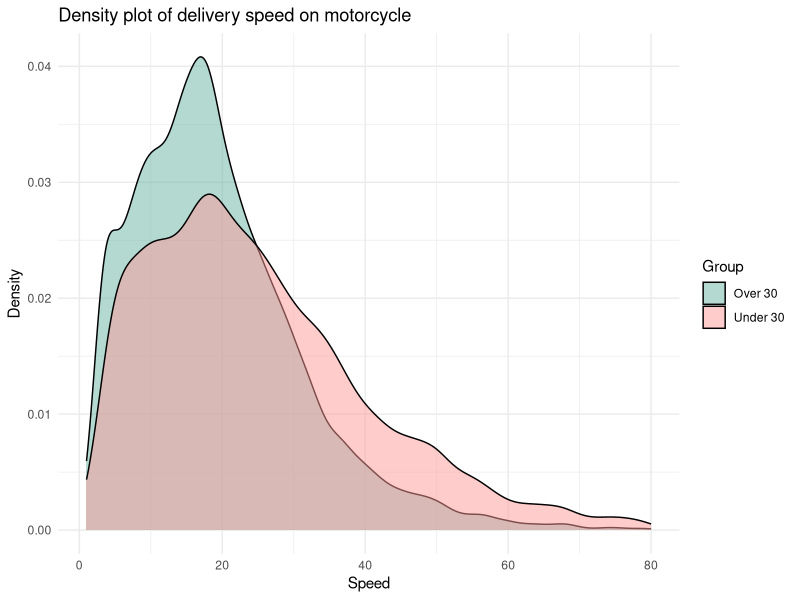
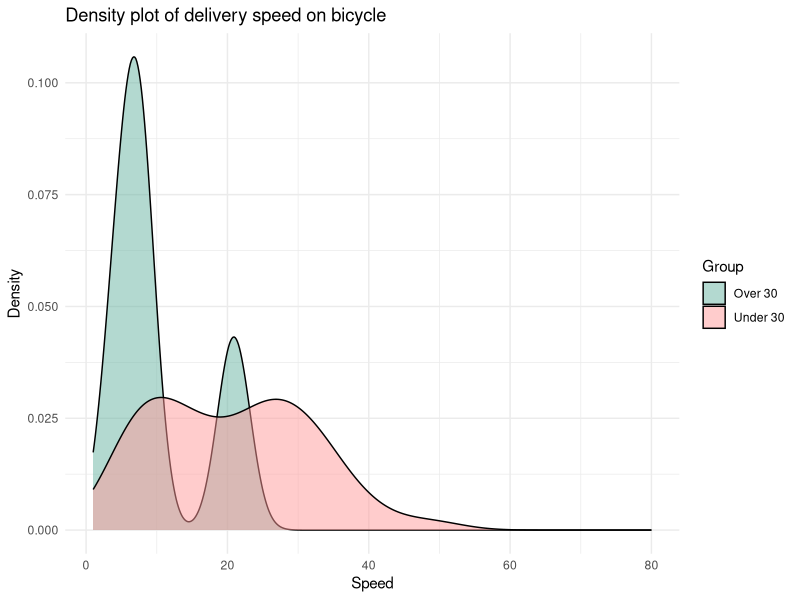
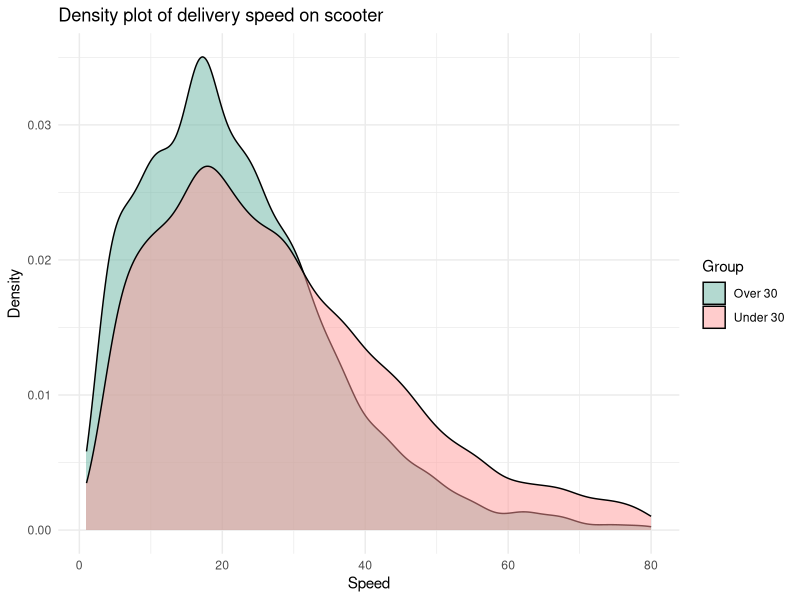
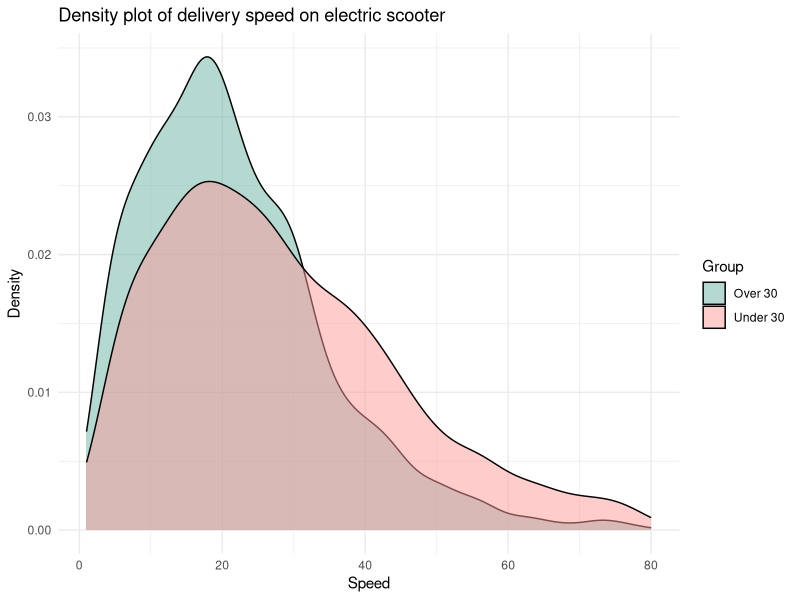
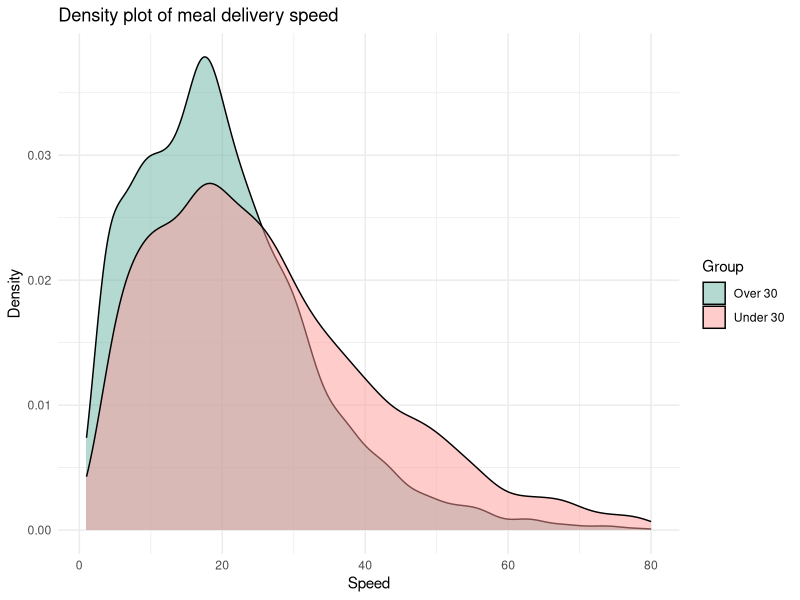
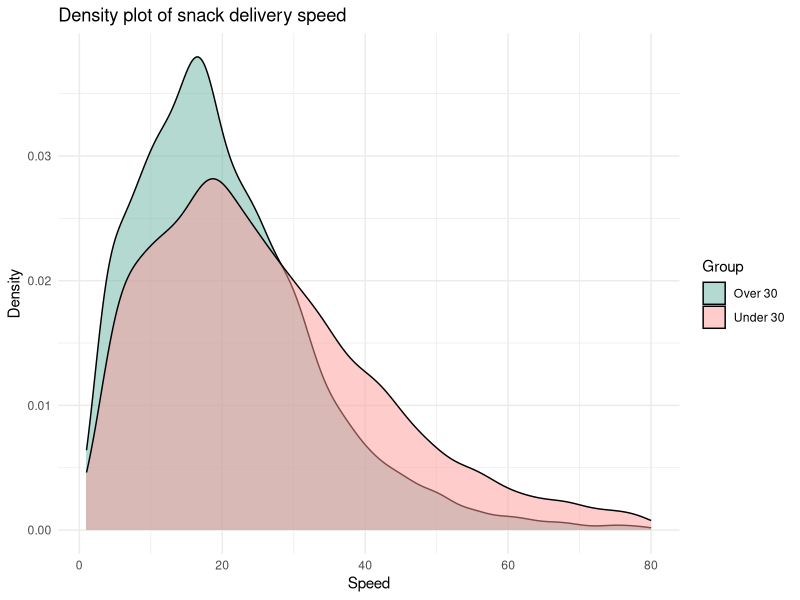
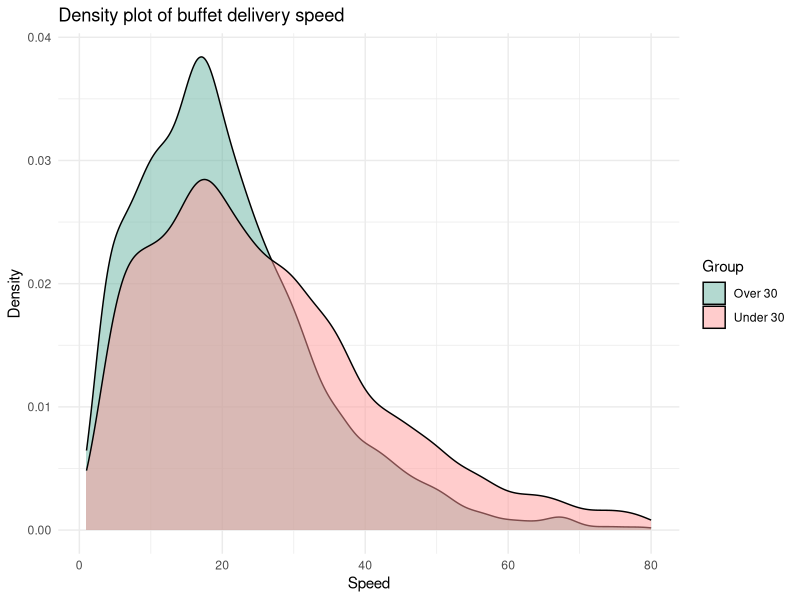
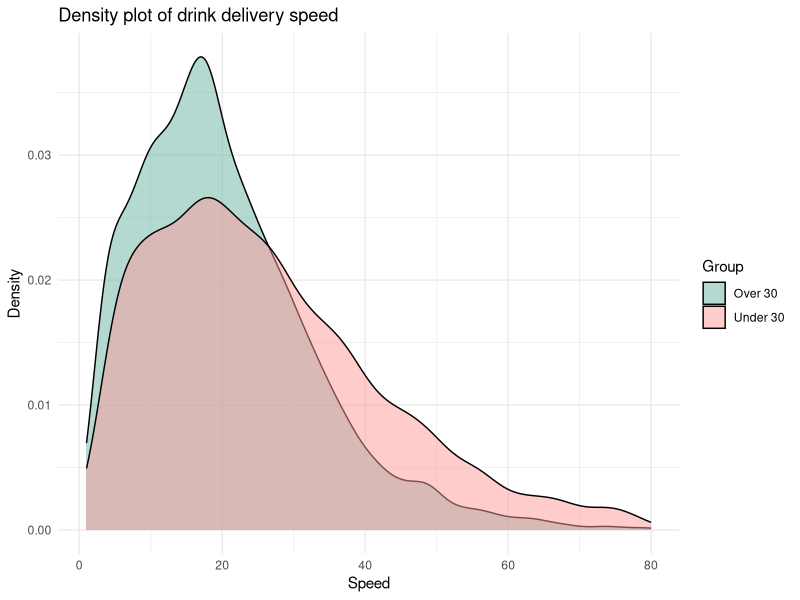

Reproduce these figures in R, in order.
## ---- chunk 1
library(ggplot2)
library(dplyr)
## ---- chunk 2
delivery <- read.csv("new_deliverytime.csv")

#add column speed (speed (km/hours) = ditance (km)/ (time (min)/60))
delivery$Speed <- delivery$Distance * 60 / delivery$Time_taken.min. 
## ---- chunk 3
sorted_distance <- delivery[order(delivery$Distance), ]
under_30 <- sorted_distance[sorted_distance$Delivery_person_Age < 30 & sorted_distance$Distance < 30, ]
over_30 <- sorted_distance[sorted_distance$Delivery_person_Age >= 30 & sorted_distance$Distance < 30, ]
## ---- chunk 4
vehicle_type_under_30 <- split(under_30, under_30$Type_of_vehicle)
motorcycle_under_30 <- vehicle_type_under_30$motorcycle
bicycle_under_30 <- vehicle_type_under_30$bicycle
scooter_under_30 <- vehicle_type_under_30$scooter
electric_scooter_under_30 <- vehicle_type_under_30$electric_scooter
## ---- chunk 5
vehicle_type_over_30 <- split(over_30, over_30$Type_of_vehicle)
motorcycle_over_30 <- vehicle_type_over_30$motorcycle
bicycle_over_30 <- vehicle_type_over_30$bicycle
scooter_over_30 <- vehicle_type_over_30$scooter
electric_scooter_over_30 <- vehicle_type_over_30$electric_scooter
## ---- chunk 6
mean_motorcycle_under_30 <- mean(motorcycle_under_30$Speed)
cat("Mean delivery speed of people under 30 on motorcycle:", mean_motorcycle_under_30, "\n")

mean_motorcycle_over_30 <- mean(motorcycle_over_30$Speed)
cat("Mean delivery speed of people over 30 on motorcycle:", mean_motorcycle_over_30)
## ---- chunk 7
all_motorcycle_data <- bind_rows(
  mutate(motorcycle_under_30, Group = "Under 30"),
  mutate(motorcycle_over_30, Group = "Over 30")
)

all_motorcycle_data %>%
  ggplot(aes(x = Speed, fill = Group)) +
  geom_density(alpha = 0.5) +
  labs(title = "Density plot of delivery speed on motorcycle", x = "Speed", y = "Density") +
  theme_minimal() +
  xlim(1, 80) +
  scale_fill_manual(values = c("#69b3a2", "#FF9999"))
## ---- chunk 8
mean_bicycle_under_30 <- mean(bicycle_under_30$Speed)
cat("Mean delivery speed of people under 30 on bicycle:", mean_bicycle_under_30, "\n")

mean_bicycle_over_30 <- mean(bicycle_over_30$Speed)
cat("Mean delivery speed of people over 30 on bicycle:", mean_bicycle_over_30)
## ---- chunk 9
all_bicycle_data <- bind_rows(
  mutate(bicycle_under_30, Group = "Under 30"),
  mutate(bicycle_over_30, Group = "Over 30")
)

all_bicycle_data %>%
  ggplot(aes(x = Speed, fill = Group)) +
  geom_density(alpha = 0.5) +
  labs(title = "Density plot of delivery speed on bicycle", x = "Speed", y = "Density") +
  theme_minimal() +
  xlim(1, 80) +
  scale_fill_manual(values = c("#69b3a2", "#FF9999"))
## ---- chunk 10
mean_scooter_under_30 <- mean(scooter_under_30$Speed)
cat("Mean delivery speed of people under 30 on scooter:", mean_scooter_under_30, "\n")

mean_scooter_over_30 <- mean(scooter_over_30$Speed)
cat("Mean delivery speed of people over 30 on scooter:", mean_scooter_over_30)
## ---- chunk 11
all_scooter_data <- bind_rows(
  mutate(scooter_under_30, Group = "Under 30"),
  mutate(scooter_over_30, Group = "Over 30")
)

all_scooter_data %>%
  ggplot(aes(x = Speed, fill = Group)) +
  geom_density(alpha = 0.5) +
  labs(title = "Density plot of delivery speed on scooter", x = "Speed", y = "Density") +
  theme_minimal() +
  xlim(1, 80) +
  scale_fill_manual(values = c("#69b3a2", "#FF9999"))
## ---- chunk 12
mean_electric_scooter_under_30 <- mean(electric_scooter_under_30$Speed)
cat("Mean delivery speed of people under 30 on electric scooter:", mean_electric_scooter_under_30, "\n")

mean_electric_scooter_over_30 <- mean(electric_scooter_over_30$Speed)
cat("Mean delivery speed of people over 30 on electric scooter:", mean_electric_scooter_over_30)
## ---- chunk 13
all_electric_scooter_data <- bind_rows(
  mutate(electric_scooter_under_30, Group = "Under 30"),
  mutate(electric_scooter_over_30, Group = "Over 30")
)

all_electric_scooter_data %>%
  ggplot(aes(x = Speed, fill = Group)) +
  geom_density(alpha = 0.5) +
  labs(title = "Density plot of delivery speed on electric scooter", x = "Speed", y = "Density") +
  theme_minimal() +
  xlim(1, 80) +
  scale_fill_manual(values = c("#69b3a2", "#FF9999"))
## ---- chunk 14
if (mean_motorcycle_under_30 > mean_motorcycle_over_30) {
  cat("People under 30 deliver on motorcycle quicker than people over 30\n")
} else {
  cat("People over 30 deliver on motorcycle quicker than people under 30\n")
}

if (mean_bicycle_under_30 > mean_bicycle_over_30) {
  cat("People under 30 deliver on bicycle quicker than people over 30\n")
} else {
  cat("People over 30 deliver on bicycle quicker than people under 30\n")
}

if (mean_scooter_under_30 > mean_scooter_over_30) {
  cat("People under 30 deliver on scooter quicker than people over 30\n")
} else {
  cat("People over 30 deliver on scooter quicker than people under 30\n")
}

if (mean_electric_scooter_under_30 > mean_electric_scooter_over_30) {
  cat("People under 30 deliver on electric scooter quicker than people over 30")
} else {
  cat("People over 30 deliver on electric scooter quicker than people under 30")
}
## ---- chunk 15
order_type_under_30 <- split(under_30, under_30$Type_of_order)
meal_under_30 <- order_type_under_30$Meal
snack_under_30 <- order_type_under_30$Snack
buffet_under_30 <- order_type_under_30$Buffet
drink_under_30 <- order_type_under_30$Drink
## ---- chunk 16
order_type_over_30 <- split(over_30, over_30$Type_of_order)
meal_over_30 <- order_type_over_30$Meal
snack_over_30 <- order_type_over_30$Snack
buffet_over_30 <- order_type_over_30$Buffet
drink_over_30 <- order_type_over_30$Drink
## ---- chunk 17
mean_meal_under_30 <- mean(meal_under_30$Speed)
cat("Mean meal delivery speed of people under 30:", mean_meal_under_30, "\n")

mean_meal_over_30 <- mean(meal_over_30$Speed)
cat("Mean meal delivery speed of people over 30:", mean_meal_over_30)
## ---- chunk 18
all_meal_data <- bind_rows(
  mutate(meal_under_30, Group = "Under 30"),
  mutate(meal_over_30, Group = "Over 30")
)

all_meal_data %>%
  ggplot(aes(x = Speed, fill = Group)) +
  geom_density(alpha = 0.5) +
  labs(title = "Density plot of meal delivery speed", x = "Speed", y = "Density") +
  theme_minimal() +
  xlim(1, 80) +
  scale_fill_manual(values = c("#69b3a2", "#FF9999"))
## ---- chunk 19
mean_snack_under_30 <- mean(snack_under_30$Speed)
cat("Mean snack delivery speed of people under 30:", mean_snack_under_30, "\n")

mean_snack_over_30 <- mean(snack_over_30$Speed)
cat("Mean snack delivery speed of people over 30:", mean_snack_over_30)
## ---- chunk 20
all_snack_data <- bind_rows(
  mutate(snack_under_30, Group = "Under 30"),
  mutate(snack_over_30, Group = "Over 30")
)

all_snack_data %>%
  ggplot(aes(x = Speed, fill = Group)) +
  geom_density(alpha = 0.5) +
  labs(title = "Density plot of snack delivery speed", x = "Speed", y = "Density") +
  theme_minimal() +
  xlim(1, 80) +
  scale_fill_manual(values = c("#69b3a2", "#FF9999"))
## ---- chunk 21
mean_buffet_under_30 <- mean(buffet_under_30$Speed)
cat("Mean buffet delivery speed of people under 30:", mean_buffet_under_30, "\n")

mean_buffet_over_30 <- mean(buffet_over_30$Speed)
cat("Mean buffet delivery speed of people over 30:", mean_buffet_over_30)
## ---- chunk 22
all_buffet_data <- bind_rows(
  mutate(buffet_under_30, Group = "Under 30"),
  mutate(buffet_over_30, Group = "Over 30")
)

all_buffet_data %>%
  ggplot(aes(x = Speed, fill = Group)) +
  geom_density(alpha = 0.5) +
  labs(title = "Density plot of buffet delivery speed", x = "Speed", y = "Density") +
  theme_minimal() +
  xlim(1, 80) +
  scale_fill_manual(values = c("#69b3a2", "#FF9999"))
## ---- chunk 23
mean_drink_under_30 <- mean(drink_under_30$Speed)
cat("Mean drink delivery speed of people under 30:", mean_drink_under_30, "\n")

mean_drink_over_30 <- mean(drink_over_30$Speed)
cat("Mean drink delivery speed of people over 30:", mean_drink_over_30)
## ---- chunk 24
all_drink_data <- bind_rows(
  mutate(drink_under_30, Group = "Under 30"),
  mutate(drink_over_30, Group = "Over 30")
)

all_drink_data %>%
  ggplot(aes(x = Speed, fill = Group)) +
  geom_density(alpha = 0.5) +
  labs(title = "Density plot of drink delivery speed", x = "Speed", y = "Density") +
  theme_minimal() +
  xlim(1, 80) +
  scale_fill_manual(values = c("#69b3a2", "#FF9999"))
## ---- chunk 25
if (mean_meal_under_30 > mean_meal_over_30) {
  cat("People under 30 deliver meals quicker than people over 30\n")
} else {
  cat("People over 30 deliver meals quicker than people under 30\n")
}

if (mean_snack_under_30 > mean_snack_over_30) {
  cat("People under 30 deliver snacks quicker than people over 30\n")
} else {
  cat("People over 30 deliver snacks quicker than people under 30\n")
}

if (mean_buffet_under_30 > mean_buffet_over_30) {
  cat("People under 30 deliver buffet quicker than people over 30\n")
} else {
  cat("People over 30 deliver buffet quicker than people under 30\n")
}

if (mean_drink_under_30 > mean_drink_over_30) {
  cat("People under 30 deliver drinks scooter quicker than people over 30")
} else {
  cat("People over 30 deliver drinks scooter quicker than people under 30")
}
## ---- chunk 26
speed_under_30 <- under_30$Speed
speed_under_30_without_ties <- jitter(speed_under_30)
ks.test(speed_under_30_without_ties, "pnorm")
## ---- chunk 27
speed_over_30 <- over_30$Speed
speed_over_30_without_ties <- jitter(speed_over_30)
ks.test(speed_over_30_without_ties, "pnorm")
## ---- chunk 28
speed_under_30 <- under_30$Speed
speed_over_30 <- over_30$Speed
t_test_age <- t.test(speed_under_30, speed_over_30)
t_test_age
## ---- chunk 29
distance_less30 <- delivery[delivery$Distance < 30, ]
food_30 <- split(distance_less30, distance_less30$Type_of_order)
drinks <- food_30$`Drinks `
meal <- food_30$`Meal `
buffet <- food_30$`Buffet `
snacks <- food_30$`Snack `
## ---- chunk 30
meal_drink_t_test <- t.test(meal$Speed, drinks$Speed, "l")
meal_drink_t_test
## ---- chunk 31
meal_snack_t_test <- t.test(meal$Speed, snacks$Speed, "l")
meal_snack_t_test
## ---- chunk 32
meal_buffet_t_test <- t.test(meal$Speed, buffet$Speed, "l")
meal_buffet_t_test
## ---- chunk 33
snack_drink_t_test <- t.test(snacks$Speed, drinks$Speed, "g")
snack_drink_t_test
## ---- chunk 34
snack_meal_t_test <- t.test(snacks$Speed, meal$Speed, "g")
snack_meal_t_test
## ---- chunk 35
snack_buffet_t_test <- t.test(snacks$Speed, buffet$Speed, "g")
snack_buffet_t_test
